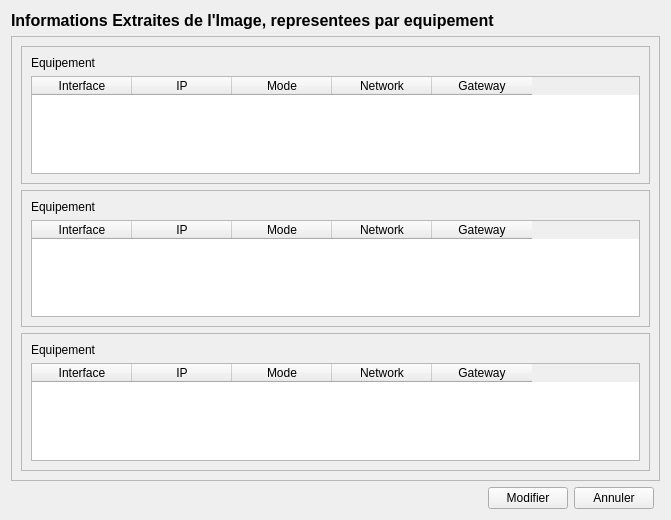
<?xml version="1.0" encoding="UTF-8"?>
<ui version="4.0">
 <class>ModifyData</class>
 <widget class="QWidget" name="ModifyData">
  <property name="geometry">
   <rect>
    <x>0</x>
    <y>0</y>
    <width>671</width>
    <height>520</height>
   </rect>
  </property>
  <property name="windowTitle">
   <string>Modifier les Informations</string>
  </property>
  <property name="windowIcon">
   <iconset resource="../icons/logo.qrc">
    <normaloff>:/mainLogo/Network App Logo.png</normaloff>:/mainLogo/Network App Logo.png</iconset>
  </property>
  <layout class="QGridLayout" name="gridLayout">
   <item row="1" column="0" colspan="4">
    <widget class="QScrollArea" name="scrollArea">
     <property name="widgetResizable">
      <bool>true</bool>
     </property>
     <widget class="QWidget" name="scrollAreaWidgetContents">
      <property name="geometry">
       <rect>
        <x>0</x>
        <y>0</y>
        <width>651</width>
        <height>446</height>
       </rect>
      </property>
      <layout class="QVBoxLayout" name="verticalLayout">
       <item>
        <widget class="QFrame" name="frame">
         <property name="frameShape">
          <enum>QFrame::Shape::StyledPanel</enum>
         </property>
         <property name="frameShadow">
          <enum>QFrame::Shadow::Raised</enum>
         </property>
         <layout class="QVBoxLayout" name="verticalLayout_2">
          <item>
           <widget class="QLabel" name="label">
            <property name="text">
             <string>Equipement</string>
            </property>
           </widget>
          </item>
          <item>
           <widget class="QTableWidget" name="equipmentTable">
            <property name="styleSheet">
             <string notr="true">width:fit-content;</string>
            </property>
            <column>
             <property name="text">
              <string>Interface</string>
             </property>
            </column>
            <column>
             <property name="text">
              <string>IP</string>
             </property>
            </column>
            <column>
             <property name="text">
              <string>Mode</string>
             </property>
            </column>
            <column>
             <property name="text">
              <string>Network</string>
             </property>
            </column>
            <column>
             <property name="text">
              <string>Gateway</string>
             </property>
            </column>
           </widget>
          </item>
         </layout>
        </widget>
       </item>
       <item>
        <widget class="QFrame" name="frame_3">
         <property name="frameShape">
          <enum>QFrame::Shape::StyledPanel</enum>
         </property>
         <property name="frameShadow">
          <enum>QFrame::Shadow::Raised</enum>
         </property>
         <layout class="QVBoxLayout" name="verticalLayout_4">
          <item>
           <widget class="QLabel" name="label_3">
            <property name="text">
             <string>Equipement</string>
            </property>
           </widget>
          </item>
          <item>
           <widget class="QTableWidget" name="equipmentTable_3">
            <property name="styleSheet">
             <string notr="true">width:fit-content;</string>
            </property>
            <column>
             <property name="text">
              <string>Interface</string>
             </property>
            </column>
            <column>
             <property name="text">
              <string>IP</string>
             </property>
            </column>
            <column>
             <property name="text">
              <string>Mode</string>
             </property>
            </column>
            <column>
             <property name="text">
              <string>Network</string>
             </property>
            </column>
            <column>
             <property name="text">
              <string>Gateway</string>
             </property>
            </column>
           </widget>
          </item>
         </layout>
        </widget>
       </item>
       <item>
        <widget class="QFrame" name="frame_2">
         <property name="frameShape">
          <enum>QFrame::Shape::StyledPanel</enum>
         </property>
         <property name="frameShadow">
          <enum>QFrame::Shadow::Raised</enum>
         </property>
         <layout class="QVBoxLayout" name="verticalLayout_3">
          <item>
           <widget class="QLabel" name="label_2">
            <property name="text">
             <string>Equipement</string>
            </property>
           </widget>
          </item>
          <item>
           <widget class="QTableWidget" name="equipmentTable_2">
            <property name="styleSheet">
             <string notr="true">width:fit-content;</string>
            </property>
            <column>
             <property name="text">
              <string>Interface</string>
             </property>
            </column>
            <column>
             <property name="text">
              <string>IP</string>
             </property>
            </column>
            <column>
             <property name="text">
              <string>Mode</string>
             </property>
            </column>
            <column>
             <property name="text">
              <string>Network</string>
             </property>
            </column>
            <column>
             <property name="text">
              <string>Gateway</string>
             </property>
            </column>
           </widget>
          </item>
         </layout>
        </widget>
       </item>
      </layout>
     </widget>
    </widget>
   </item>
   <item row="2" column="0">
    <spacer name="horizontalSpacer_2">
     <property name="orientation">
      <enum>Qt::Orientation::Horizontal</enum>
     </property>
     <property name="sizeHint" stdset="0">
      <size>
       <width>40</width>
       <height>20</height>
      </size>
     </property>
    </spacer>
   </item>
   <item row="2" column="2">
    <widget class="QPushButton" name="pushButton">
     <property name="text">
      <string>Annuler</string>
     </property>
    </widget>
   </item>
   <item row="2" column="1">
    <widget class="QPushButton" name="pushButton_2">
     <property name="text">
      <string>Modifier</string>
     </property>
    </widget>
   </item>
   <item row="0" column="0" colspan="3">
    <widget class="QLabel" name="label_4">
     <property name="font">
      <font>
       <family>Arial</family>
       <pointsize>12</pointsize>
       <bold>true</bold>
      </font>
     </property>
     <property name="text">
      <string>Informations Extraites de l'Image, representees par equipement</string>
     </property>
    </widget>
   </item>
  </layout>
 </widget>
 <resources>
  <include location="../icons/logo.qrc"/>
 </resources>
 <connections/>
</ui>
